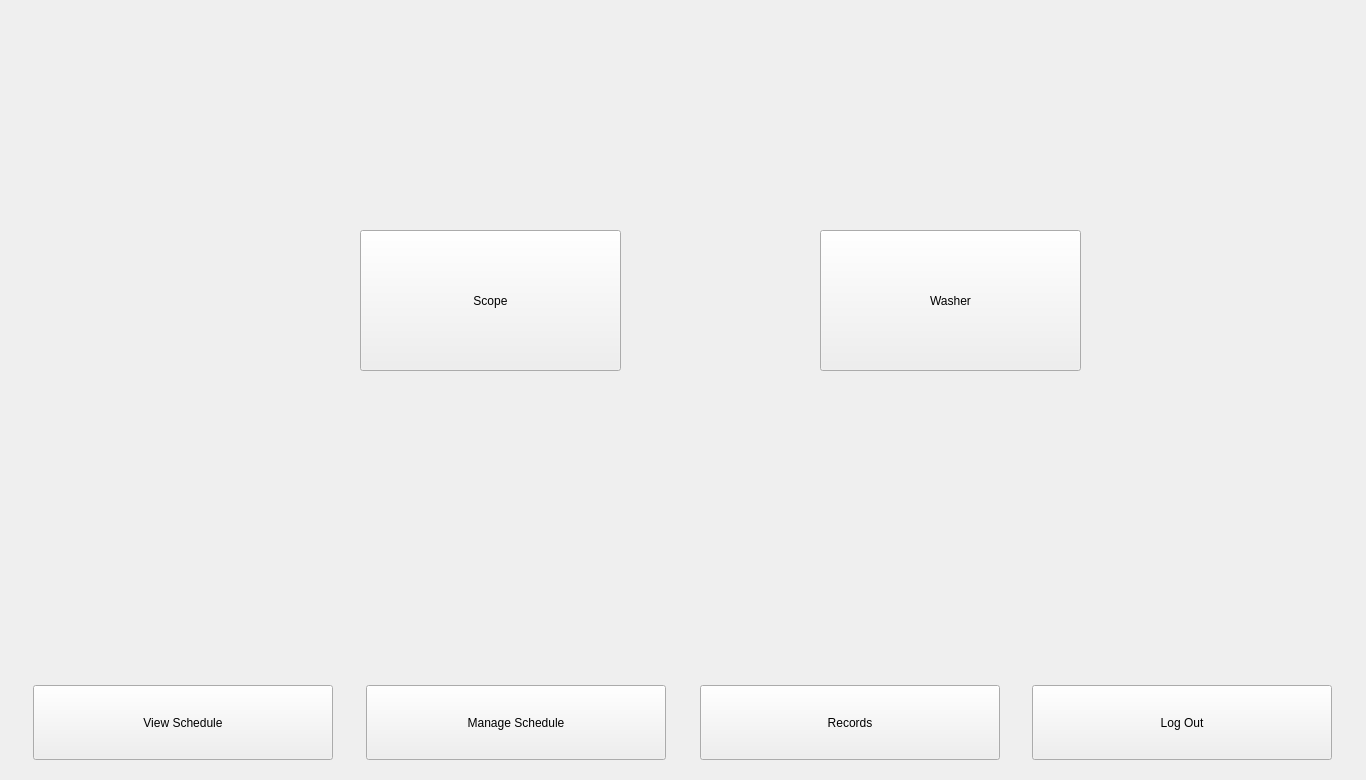
<?xml version="1.0" encoding="UTF-8"?>
<ui version="4.0">
 <class>MainWindow</class>
 <widget class="QMainWindow" name="MainWindow">
  <property name="geometry">
   <rect>
    <x>0</x>
    <y>0</y>
    <width>1366</width>
    <height>780</height>
   </rect>
  </property>
  <property name="windowTitle">
   <string>MainWindow</string>
  </property>
  <widget class="QWidget" name="MainScreen">
   <widget class="QPushButton" name="viewSched">
    <property name="geometry">
     <rect>
      <x>33</x>
      <y>685</y>
      <width>300</width>
      <height>75</height>
     </rect>
    </property>
    <property name="sizePolicy">
     <sizepolicy hsizetype="Minimum" vsizetype="Fixed">
      <horstretch>0</horstretch>
      <verstretch>0</verstretch>
     </sizepolicy>
    </property>
    <property name="text">
     <string>View Schedule</string>
    </property>
   </widget>
   <widget class="QPushButton" name="manSched">
    <property name="geometry">
     <rect>
      <x>366</x>
      <y>685</y>
      <width>300</width>
      <height>75</height>
     </rect>
    </property>
    <property name="sizePolicy">
     <sizepolicy hsizetype="Minimum" vsizetype="Fixed">
      <horstretch>0</horstretch>
      <verstretch>0</verstretch>
     </sizepolicy>
    </property>
    <property name="text">
     <string>Manage Schedule</string>
    </property>
   </widget>
   <widget class="QPushButton" name="records">
    <property name="geometry">
     <rect>
      <x>700</x>
      <y>685</y>
      <width>300</width>
      <height>75</height>
     </rect>
    </property>
    <property name="sizePolicy">
     <sizepolicy hsizetype="Minimum" vsizetype="Fixed">
      <horstretch>0</horstretch>
      <verstretch>0</verstretch>
     </sizepolicy>
    </property>
    <property name="text">
     <string>Records</string>
    </property>
   </widget>
   <widget class="QPushButton" name="logout">
    <property name="geometry">
     <rect>
      <x>1032</x>
      <y>685</y>
      <width>300</width>
      <height>75</height>
     </rect>
    </property>
    <property name="sizePolicy">
     <sizepolicy hsizetype="Minimum" vsizetype="Fixed">
      <horstretch>0</horstretch>
      <verstretch>0</verstretch>
     </sizepolicy>
    </property>
    <property name="text">
     <string>Log Out</string>
    </property>
   </widget>
   <widget class="QStackedWidget" name="stackedWidget">
    <property name="geometry">
     <rect>
      <x>0</x>
      <y>0</y>
      <width>1366</width>
      <height>650</height>
     </rect>
    </property>
    <widget class="QWidget" name="MainPage">
     <widget class="QPushButton" name="scope">
      <property name="geometry">
       <rect>
        <x>360</x>
        <y>230</y>
        <width>261</width>
        <height>141</height>
       </rect>
      </property>
      <property name="text">
       <string>Scope</string>
      </property>
     </widget>
     <widget class="QPushButton" name="washer">
      <property name="geometry">
       <rect>
        <x>820</x>
        <y>230</y>
        <width>261</width>
        <height>141</height>
       </rect>
      </property>
      <property name="text">
       <string>Washer</string>
      </property>
     </widget>
    </widget>
    <widget class="QWidget" name="Scope">
     <widget class="QPushButton" name="mainBackButton">
      <property name="geometry">
       <rect>
        <x>20</x>
        <y>20</y>
        <width>111</width>
        <height>41</height>
       </rect>
      </property>
      <property name="text">
       <string>Back</string>
      </property>
     </widget>
     <widget class="QTableWidget" name="scopeTable">
      <property name="geometry">
       <rect>
        <x>140</x>
        <y>80</y>
        <width>1100</width>
        <height>550</height>
       </rect>
      </property>
     </widget>
    </widget>
    <widget class="QWidget" name="Washer">
     <widget class="QLabel" name="label_5">
      <property name="geometry">
       <rect>
        <x>510</x>
        <y>230</y>
        <width>47</width>
        <height>13</height>
       </rect>
      </property>
      <property name="text">
       <string>Washer</string>
      </property>
     </widget>
     <widget class="QPushButton" name="mainBackButton_2">
      <property name="geometry">
       <rect>
        <x>20</x>
        <y>20</y>
        <width>111</width>
        <height>41</height>
       </rect>
      </property>
      <property name="text">
       <string>Back</string>
      </property>
     </widget>
    </widget>
   </widget>
  </widget>
 </widget>
 <resources/>
 <connections/>
</ui>
